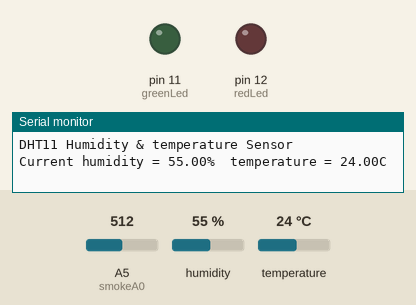
This sketch was run on a simulated Arduino Uno, built with avr-gcc and run on an emulated ATmega328P. On the bench: output pins drawn as LEDs (lit = HIGH), the last lines printed to the serial monitor. Inputs (shaded band) come from the test bench; at power-on: A5 (smokeA0) = 512, humidity 55 %, temperature 24 °C.

Above: at 2.7 s.
2.8 s: A5 (smokeA0) set to 409
8.5 s: A5 (smokeA0) set to 388
At 12.9 s:
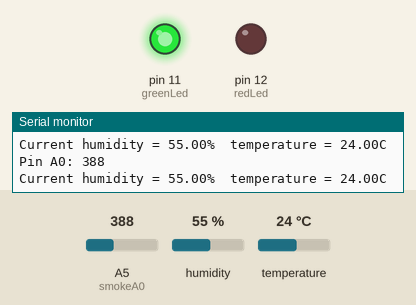
14.2 s: A5 (smokeA0) set to 410
At 17.7 s:
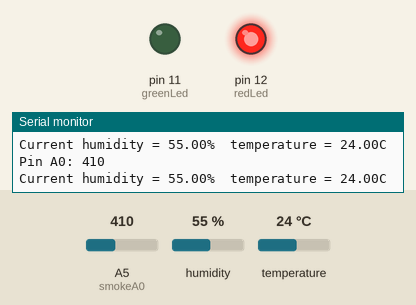
19.9 s: A5 (smokeA0) set to 390
At 22.5 s:
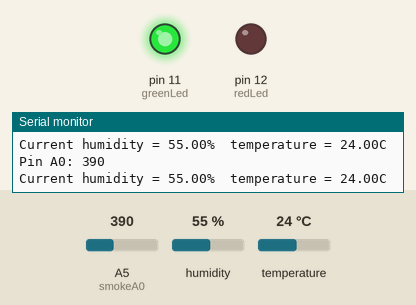
Timing chart, 0 to 24.0 s (numbered marks = the images above; inputs shaded):
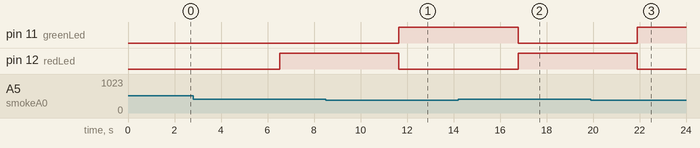

Measured:
- the behaviour switches between 401 and 400 on A5 (smokeA0) (found by bisection; images 0 and 1)
- after the input at 8.5 s, pin 11 (greenLed): LOW → HIGH after 3.2 s; pin 12 (redLed): HIGH → LOW after 3.2 s
- after the input at 14.2 s, pin 11 (greenLed): HIGH → LOW after 2.6 s; pin 12 (redLed): LOW → HIGH after 2.6 s
- after the input at 19.9 s, pin 11 (greenLed): LOW → HIGH after 2.0 s; pin 12 (redLed): HIGH → LOW after 2.0 s

The sketch:

GasplusDht11.ino
```cpp
#include <dht.h>
#define dht_apin A0 // Analog Pin sensor is connected to
dht DHT;
int redLed = 12;
int greenLed = 11;
int buzzer = 10;
int smokeA0 = A5;
// Your threshold value
int sensorThres = 400;

void setup(){

  Serial.begin(9600);
  delay(500);//Delay to let system boot
  Serial.println("DHT11 Humidity & temperature Sensor\n\n");
  delay(1000);//Wait before accessing Sensor
  pinMode(redLed, OUTPUT);
  pinMode(greenLed, OUTPUT);
  pinMode(smokeA0, INPUT);
  Serial.begin(9600);

}//end "setup()"

void loop(){
  //Start of Program

    DHT.read11(dht_apin);

    Serial.print("Current humidity = ");
    Serial.print(DHT.humidity);
    Serial.print("%  ");
    Serial.print("temperature = ");
    Serial.print(DHT.temperature);
    Serial.println("C  ");

    delay(5000);//Wait 5 seconds before accessing sensor again.

  //Fastest should be once every two seconds.
    int analogSensor = analogRead(smokeA0);

    Serial.print("Pin A0: ");
    Serial.println(analogSensor);
    // Checks if it has reached the threshold value
    if (analogSensor > sensorThres)
    {
        digitalWrite(redLed, HIGH);
        digitalWrite(greenLed, LOW);
    }
    else
    {
        digitalWrite(redLed, LOW);
        digitalWrite(greenLed, HIGH);
    }
    delay(100);

}// end loop()
```
